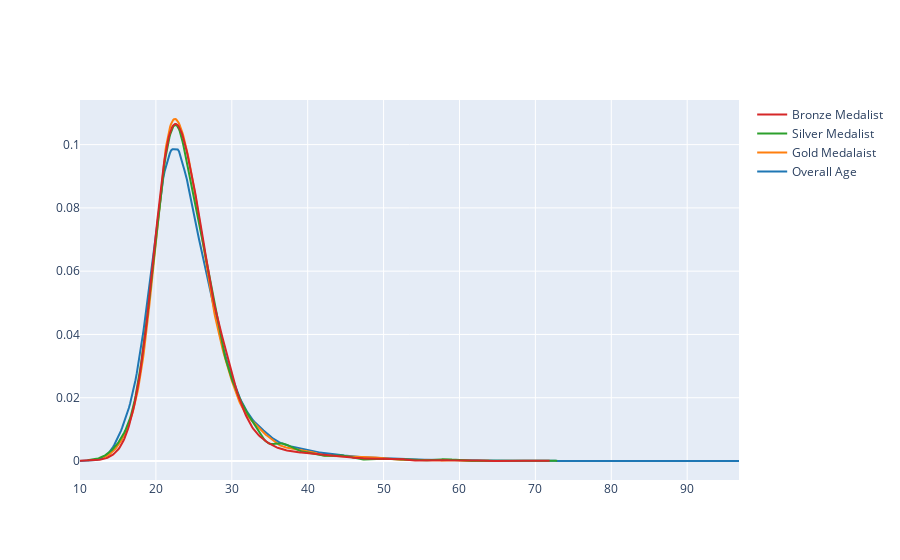

The notebook cell this image was saved under:
### Code cell
fig.show()

### Figure 1 — Plotly figure (JSON) as saved in the notebook; plotly's stock layout.template omitted (floating-point values rounded to 4 significant figures; data arrays with more than 128 entries replaced by an {"elided": "..."} marker saying what was removed)
{"data": [{"legendgroup": "Overall Age", "marker": {"color": "rgb(31, 119, 180)"}, "mode": "lines", "name": "Overall Age", "showlegend": true, "type": "scatter", "x": {"elided": "500 float values"}, "xaxis": "x", "y": {"elided": "500 float values"}, "yaxis": "y"}, {"legendgroup": "Gold Medalaist", "marker": {"color": "rgb(255, 127, 14)"}, "mode": "lines", "name": "Gold Medalaist", "showlegend": true, "type": "scatter", "x": {"elided": "500 float values"}, "xaxis": "x", "y": {"elided": "500 float values"}, "yaxis": "y"}, {"legendgroup": "Silver Medalist", "marker": {"color": "rgb(44, 160, 44)"}, "mode": "lines", "name": "Silver Medalist", "showlegend": true, "type": "scatter", "x": {"elided": "500 float values"}, "xaxis": "x", "y": {"elided": "500 float values"}, "yaxis": "y"}, {"legendgroup": "Bronze Medalist", "marker": {"color": "rgb(214, 39, 40)"}, "mode": "lines", "name": "Bronze Medalist", "showlegend": true, "type": "scatter", "x": {"elided": "500 float values"}, "xaxis": "x", "y": {"elided": "500 float values"}, "yaxis": "y"}], "layout": {"autosize": true, "barmode": "overlay", "hovermode": "closest", "legend": {"traceorder": "reversed"}, "xaxis": {"anchor": "y2", "autorange": true, "domain": [0, 1], "range": [10, 96.83], "type": "linear", "zeroline": false}, "yaxis": {"anchor": "free", "autorange": true, "domain": [0, 1], "position": 0, "range": [-0.006005, 0.1141], "type": "linear"}}}
